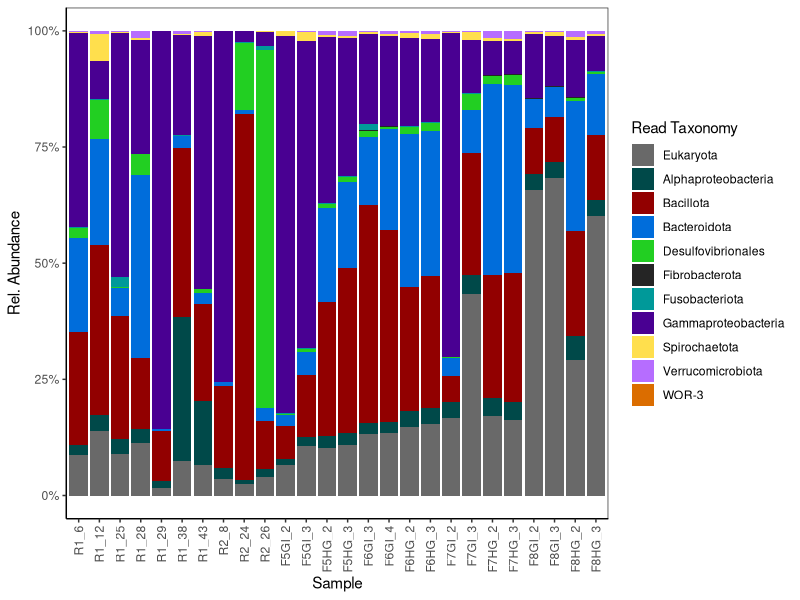
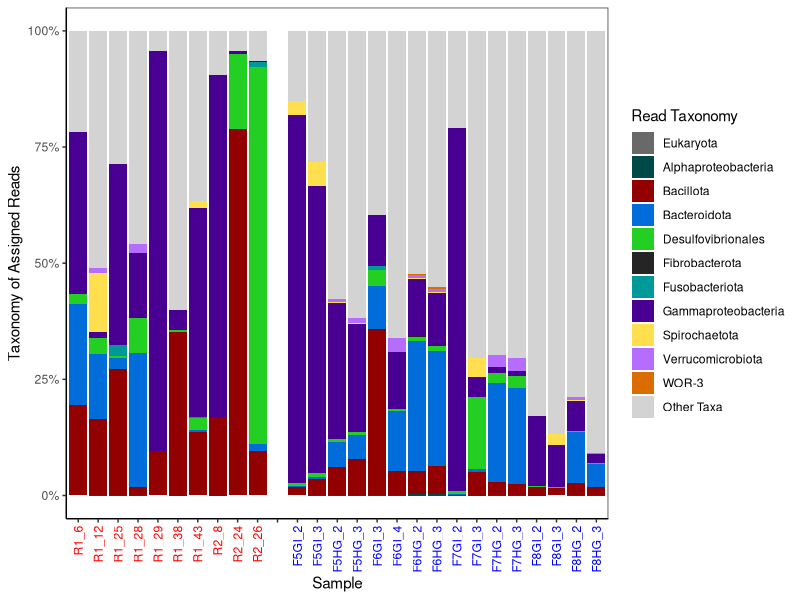
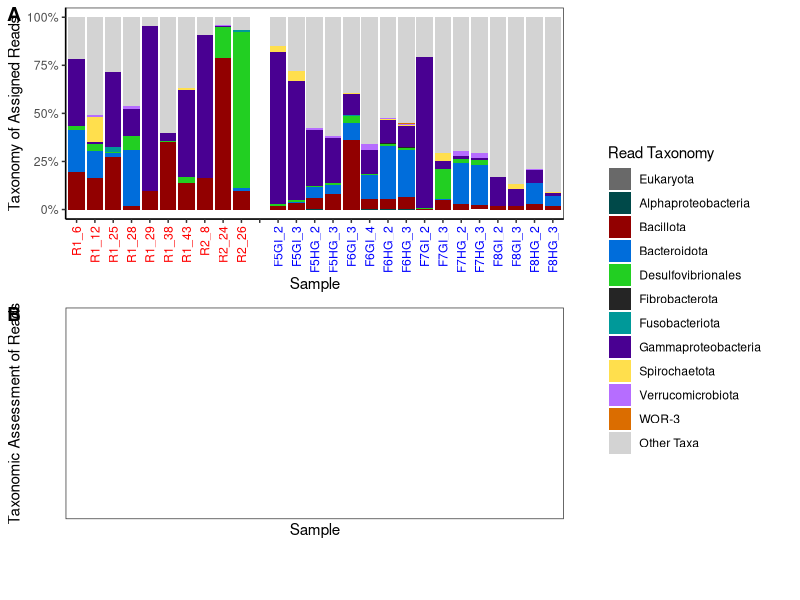
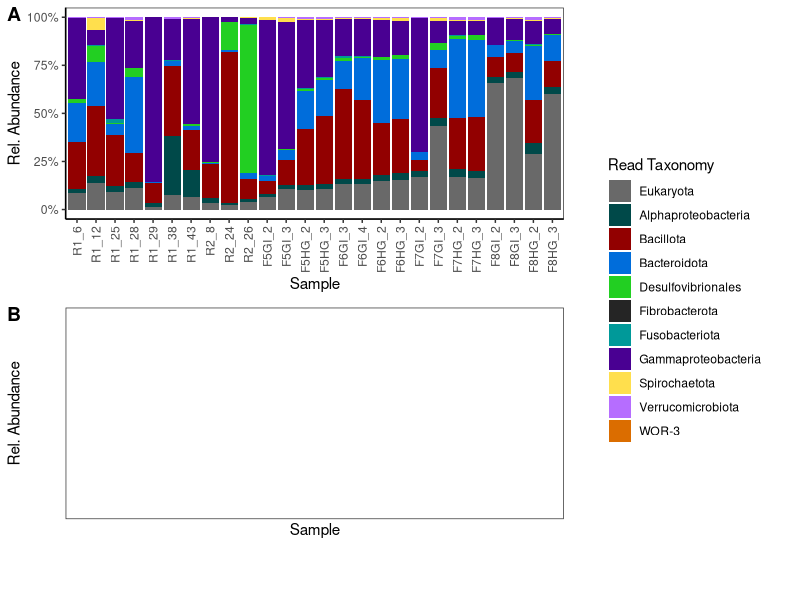
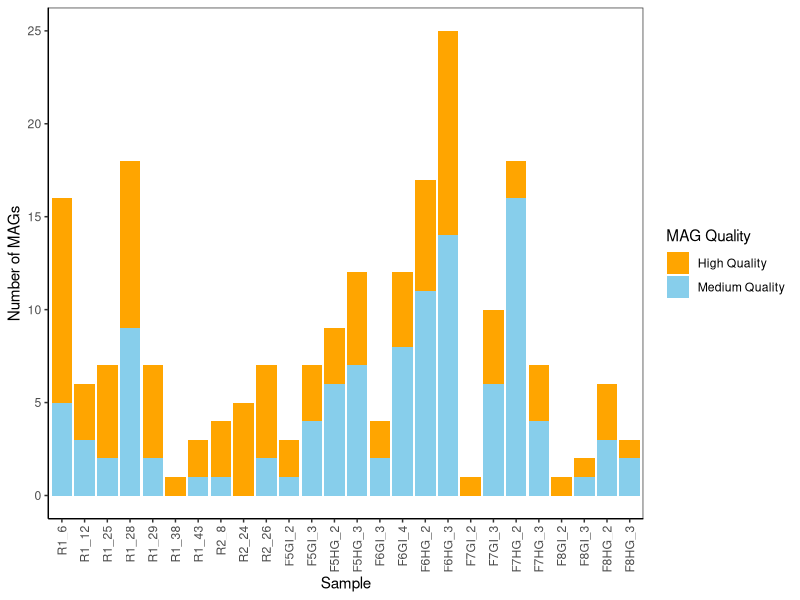
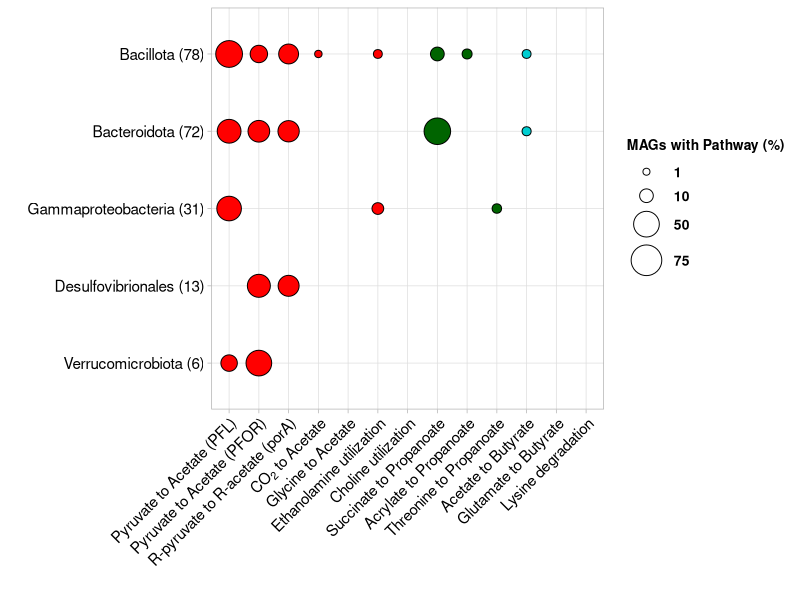

Recreate these plots in R, in order.
# Get visualization packages
if (!require('ggplot2')) install.packages('ggplot2'); library('ggplot2')
if (!require('RColorBrewer')) install.packages('RColorBrewer'); library('RColorBrewer')
if (!require('ggbeeswarm')) install.packages('ggbeeswarm'); library('ggbeeswarm')
if (!require('cowplot')) install.packages('cowplot'); library('cowplot')
if (!require('stringr')) install.packages('stringr'); library('stringr')

# Get data manipulation packages
if (!require('tidyverse')) install.packages('tidyverse'); library('tidyverse')
if (!require('tidyr')) install.packages('tidyr'); library('tidyr')
if (!require('dplyr')) install.packages('dplyr'); library('dplyr')
if (!require('reshape2')) install.packages('reshape2'); library('reshape2')

# Read data from file
data <- read.csv("data/read_taxonomy.tab", stringsAsFactors = FALSE, sep="\t")
sample_order = c("R1_6", "R1_12", "R1_24", "R1_25", "R1_28", "R1_29", "R1_38", "R1_43", "R2_8", "R2_24", "R2_26", "Empty",
                 "F5GI_2", "F5GI_3", "F5HG_2", "F5HG_3", "F6GI_3", "F6GI_4", "F6HG_2", "F6HG_3",
                 "F7GI_2", "F7GI_3", "F7HG_2", "F7HG_3", "F8GI_2", "F8GI_3", "F8HG_2", "F8HG_3")
data$id = factor(data$id, levels = sample_order)

taxa_order = rev(c("Eukaryota", "Alphaproteobacteria", "Bacillota", "Bacteroidota", "Desulfovibrionales", "Fibrobacterota",
                   "Fusobacteriota",  "Gammaproteobacteria", "Spirochaetota", "Verrucomicrobiota", 
                 "WOR.3", "Other.Taxa"))

{
color_alpha = "#004949"
color_gamma = "#490092"
color_bacteroid = "#006DDB"
color_desulfo = "#22CF22"
color_pvc = "#b66dff"
color_spiro = "#ffdf4d"
color_fuso = "#009999"
color_firm = "#920000"
color_fibro = "#252525"
color_weird = "#db6d00"
color_euk = "#696969"
color_other = "#D3D3D3"
}

# Pivot data using tidyverse
data_pivoted <- data %>%
  pivot_longer(
    cols = taxa_order,
    names_to = "taxon",
    values_to = "abundance",
  ) %>%
  select(id, source, taxon, abundance)

data_pivoted$taxon = factor(data_pivoted$taxon, levels = taxa_order)
data_pivoted_A = data_pivoted[data_pivoted$source == "grey" | data_pivoted$source == "lightblue" | data_pivoted$source == "white" ,]
data_pivoted_B = data_pivoted[data_pivoted$source == "B",]

plot_A = ggplot(data_pivoted_A, aes(x = id, y = abundance, fill = taxon)) +
  geom_bar(stat = "identity", position = "stack") +
  scale_y_continuous(labels = scales::percent_format()) +
  labs(x = "Sample", y = "Taxonomy of Assigned Reads", fill = "Read Taxonomy") + scale_fill_manual(labels = 
                                                                                             rev(c("Eukaryota", "Alphaproteobacteria", "Bacillota", "Bacteroidota", "Desulfovibrionales", "Fibrobacterota",
                                                                                                   "Fusobacteriota",  "Gammaproteobacteria", "Spirochaetota", "Verrucomicrobiota", 
                                                                                                   "WOR-3", "Other Taxa")), values = 
                                                                                             rev(c( color_euk,  color_alpha,  color_firm,  color_bacteroid,
                                                                                                    color_desulfo,   
                                                                                                    color_fibro, color_fuso, color_gamma, color_spiro,
                                                                                                    color_pvc, color_weird, color_other))) +
  theme_bw() + theme(panel.grid.major = element_blank(), panel.grid.minor = element_blank(),
                     panel.background = element_blank(), axis.line = element_line(colour = "black")) +
  theme(axis.text.x = element_text(angle = 90, vjust = 0.5, hjust=1, color = c("red", "red", "red", "red", "red", "red", "red", "red", "red", "red", "white", "blue", "blue","blue","blue","blue","blue","blue","blue","blue","blue","blue","blue","blue","blue","blue","blue")))  +  guides(fill = guide_legend(reverse = TRUE))



plot_B = ggplot(data_pivoted_B, aes(x = id, y = abundance, fill = taxon)) +
  geom_bar(stat = "identity", position = "stack") +
  scale_y_continuous(labels = scales::percent_format()) +
  labs(x = "Sample", y = "Taxonomic Assessment of Reads", fill = "Read Taxonomy") + scale_fill_manual(labels = 
                                                                                            rev(c("Eukaryota", "Alphaproteobacteria", "Bacillota", "Bacteroidota", "Desulfovibrionales", "Fibrobacterota",
                                                                                                   "Fusobacteriota",  "Gammaproteobacteria", "Spirochaetota", "Verrucomicrobiota", 
                                                                                                   "WOR-3", "Other Taxa")), values = 
                                                                                             rev(c( color_euk,  color_alpha,  color_firm,  color_bacteroid,
                                                                                                    color_desulfo,   
                                                                                                    color_fibro, color_fuso, color_gamma, color_spiro,
                                                                                                    color_pvc, color_weird, color_other))) +
  theme_bw() + theme(panel.grid.major = element_blank(), panel.grid.minor = element_blank(),
                     panel.background = element_blank(), axis.line = element_line(colour = "black")) +
  theme(axis.text.x = element_text(angle = 90, vjust = 0.5, hjust=1))  +  guides(fill = guide_legend(reverse = TRUE))

svg("figures/read_taxonomy.svg", width = 7, height = 5)
plot_A
dev.off()

svg("read_taxonomy.svg", width = 7, height = 5)
# Create the barplot
theme_set(theme_minimal())
plot_grid(plot_grid(
  plot_A + theme(legend.position = "none"), plot_B + theme(legend.position = "none"),
  ncol = 1, labels = c("A", "B"), align = "hv", axis = "b"), get_legend(plot_A), rel_widths = c(0.25, 0.1))
dev.off()


########

# Read data from file
data <- subset(read.csv("data/read_taxonomy.tab", stringsAsFactors = FALSE, sep="\t"), select = -c(Other.Taxa))
data$id = factor(data$id, levels = sample_order)

taxa_order = rev(c("Eukaryota", "Alphaproteobacteria", "Bacillota", "Bacteroidota", "Desulfovibrionales", "Fibrobacterota",
                   "Fusobacteriota",  "Gammaproteobacteria", "Spirochaetota", "Verrucomicrobiota", 
                   "WOR.3"))

{
  color_alpha = "#004949"
  color_gamma = "#490092"
  color_bacteroid = "#006DDB"
  color_desulfo = "#22CF22"
  color_pvc = "#b66dff"
  color_spiro = "#ffdf4d"
  color_fuso = "#009999"
  color_firm = "#920000"
  color_fibro = "#252525"
  color_weird = "#db6d00"
  color_euk = "#696969"
  color_other = "#D3D3D3"
}

# Pivot data using tidyverse
data_pivoted <- data %>%
  pivot_longer(
    cols = taxa_order,
    names_to = "taxon",
    values_to = "abundance",
  ) %>%
  select(id, source, taxon, abundance)

data_pivoted$taxon = factor(data_pivoted$taxon, levels = taxa_order)
data_pivoted_A = data_pivoted[data_pivoted$source == "A",]
data_pivoted_B = data_pivoted[data_pivoted$source == "B",]


plot_A = ggplot(data_pivoted_A, aes(x = id, y = abundance, fill = taxon)) +
  geom_bar(stat = "identity", position = "fill") +
  labs(x = "Sample", y = "Rel. Abundance", fill = "Read Taxonomy") + scale_fill_manual(labels = 
                                                                                         rev(c("Eukaryota", "Alphaproteobacteria", "Bacillota", "Bacteroidota", "Desulfovibrionales", "Fibrobacterota",
                                                                                               "Fusobacteriota",  "Gammaproteobacteria", "Spirochaetota", "Verrucomicrobiota", 
                                                                                               "WOR-3")), values = 
                                                                                         rev(c( color_euk,  color_alpha,  color_firm,  color_bacteroid,
                                                                                                color_desulfo,   
                                                                                                color_fibro, color_fuso, color_gamma, color_spiro,
                                                                                                color_pvc, color_weird))) +
  theme_bw() + scale_y_continuous(labels = scales::percent_format()) + theme(panel.grid.major = element_blank(), panel.grid.minor = element_blank(),
                     panel.background = element_blank(), axis.line = element_line(colour = "black")) +
  theme(axis.text.x = element_text(angle = 90, vjust = 0.5, hjust=1))  +  guides(fill = guide_legend(reverse = TRUE))
plot_A

plot_B = ggplot(data_pivoted_B, aes(x = id, y = abundance, fill = taxon)) +
  geom_bar(stat = "identity", position = "fill") +
  scale_y_continuous(labels = scales::percent_format()) +
  labs(x = "Sample", y = "Rel. Abundance", fill = "Read Taxonomy") + scale_fill_manual(labels = 
                                                                                         rev(c("Eukaryota", "Alphaproteobacteria", "Bacillota", "Bacteroidota", "Desulfovibrionales", "Fibrobacterota",
                                                                                               "Fusobacteriota",  "Gammaproteobacteria", "Spirochaetota", "Verrucomicrobiota", 
                                                                                               "WOR-3")), values = 
                                                                                         rev(c( color_euk,  color_alpha,  color_firm,  color_bacteroid,
                                                                                                color_desulfo,   
                                                                                                color_fibro, color_fuso, color_gamma, color_spiro,
                                                                                                color_pvc, color_weird))) +
  theme_bw() + theme(panel.grid.major = element_blank(), panel.grid.minor = element_blank(),
                     panel.background = element_blank(), axis.line = element_line(colour = "black")) +
  theme(axis.text.x = element_text(angle = 90, vjust = 0.5, hjust=1))  +  guides(fill = guide_legend(reverse = TRUE))

svg("read_taxonomy_noother.svg", width = 7, height = 5)
# Create the barplot
theme_set(theme_minimal())
plot_grid(plot_grid(
  plot_A + theme(legend.position = "none"), plot_B + theme(legend.position = "none"),
  ncol = 1, labels = c("A", "B"), align = "hv", axis = "b"), get_legend(plot_A), rel_widths = c(0.25, 0.1))
dev.off()


####

# Read data from file
data <- read.csv("data/bin_quality.txt", stringsAsFactors = FALSE, sep="\t")
sample_order = c("R1_6", "R1_12", "R1_24", "R1_25", "R1_28", "R1_29", "R1_38", "R1_43", "R2_8", "R2_24", "R2_26",
                 "F5GI_2", "F5GI_3", "F5HG_2", "F5HG_3", "F6GI_3", "F6GI_4", "F6HG_2", "F6HG_3",
                 "F7GI_2", "F7GI_3", "F7HG_2", "F7HG_3", "F8GI_2", "F8GI_3", "F8HG_2", "F8HG_3")
data$id = factor(data$id, levels = sample_order)

data_long = data %>% 
  pivot_longer(
    cols = c("Medium.Quality", "High.Quality"),
    names_to = "quality",
    values_to = "bins"
  )

svg("bin_count.svg", width = 8, height = 4.5)
ggplot(data_long, aes(fill=quality, y=bins, x=id)) + 
  geom_bar(position="stack", stat="identity") + labs(x = "Sample", y = "Number of MAGs", fill = "MAG Quality") +
  scale_fill_manual(labels = 
                      c("High Quality", "Medium Quality"), values = c("Orange", "skyBlue")
                      ) +
  
  theme_bw() + theme(panel.grid.major = element_blank(), panel.grid.minor = element_blank(),
                                                                     panel.background = element_blank(), axis.line = element_line(colour = "black")) +
  theme(axis.text.x = element_text(angle = 90, vjust = 0.5, hjust=1))
dev.off()



#########

# Read data from file
data_scfa <- subset(read.csv("data/scfa_breakdown.tab", stringsAsFactors = FALSE, sep="\t"))
data_scfa = melt(data_scfa, id = c("Taxa"))
data_scfa$Taxa = factor(data_scfa$Taxa, levels = c("Bacillota", "Bacteroidota", "Gammaproteobacteria", "Desulfovibrionales", "Verrucomicrobiota"))
data_scfa$value = data_scfa$value * 100

#red", "darkturquoise", "darkgreen"
colours = c("red", "red", "red", "red", "red", "red", "red", "darkgreen", "darkgreen","darkgreen", "darkturquoise", "darkturquoise","darkturquoise")

scfa_plot = ggplot(data_scfa, aes(x = variable, y = Taxa)) + 
  geom_point(aes(size = value, fill = variable), alpha = 1, shape = 21) + 
  scale_size_continuous(limits = c(0.000001, 75), range = c(1, 10), breaks = c(1,10,50,75)) + 
  labs( x= "", y = "", size = "MAGs with Pathway (%)", fill = "")  +theme_light() + 
  theme(legend.key=element_blank(), 
        axis.text.x = element_text(colour = "black", size = 11, angle = 90, vjust = 0.3, hjust = 1), 
        axis.text.y = element_text(colour = "black", size = 11), 
        legend.text = element_text(size = 10, face ="bold", colour ="black"), 
        legend.title = element_text(size = 10, face = "bold"), 
        panel.background = element_blank(),  
        legend.position = "right") +  
  scale_fill_manual(values = colours, guide = FALSE) +  
  scale_y_discrete(limits = rev,
                   labels=c(
                     "Bacillota" = "Bacillota (78)",
                     "Bacteroidota" = "Bacteroidota (72)",
                     "Gammaproteobacteria" = "Gammaproteobacteria (31)",
                     "Desulfovibrionales" = "Desulfovibrionales (13)",
                     "Verrucomicrobiota" = "Verrucomicrobiota (6)"
                   )) + 
  
  theme(axis.text.x = element_text(angle = 45, vjust = 1, hjust=1)) + 
  scale_x_discrete(labels=c("Pyruvate.to.Acetate.Formate..PFL." = "Pyruvate to Acetate (PFL)",
                            "Pyruvate.to.acetate..PFOR." = "Pyruvate to Acetate (PFOR)",
                            "Ethanolamine.utilization" = "Ethanolamine utilization",
                            "CO2.to.Acetate" = expression("CO" ["2"]*" to Acetate"),
                            "Choline.utilization" = "Choline utilization",
                            "Glycine.to.Acetate" = "Glycine to Acetate",
                            "R.pyruvate.to.R.acetate" = "R-pyruvate to R-acetate (porA)",
                            "Succinate.to.Propionate" = "Succinate to Propanoate",
                            "Acrylate.to.Propionate" = "Acrylate to Propanoate",
                            "Threonine.to.Propionate" = "Threonine to Propanoate",
                            "Acetate.to.Butyrate" = "Acetate to Butyrate",
                            "Glutamate.to.Butyrate" = "Glutamate to Butyrate",
                            "Lysine.Degradation" = "Lysine degradation"))



svg("figures/scfa_table.svg", width = 9, height = 5)
scfa_plot
dev.off()
